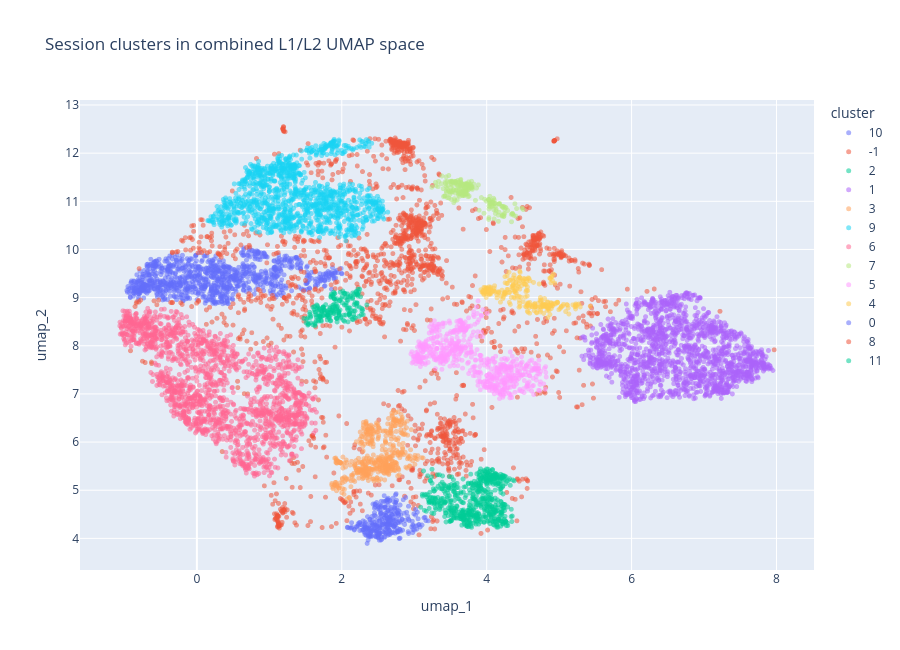

The notebook cell this image was saved under:
### Code cell
session_plot_metadata = (
    ecom_df_filtered
    .groupby(["user_id", "session_id"])
    .agg(session_start=("timestamp", "min"))
    .reset_index()
    .sort_values(["user_id", "session_start", "session_id"])
)
session_plot_metadata["session_order"] = session_plot_metadata.groupby("user_id").cumcount() + 1
session_plot_metadata["n_clustered_sessions"] = session_plot_metadata.groupby("user_id")["session_id"].transform("size")

combined_umap_plot_df = pd.DataFrame({
    "session_id": session_max_unique["session_id"].to_numpy(),
    "umap_1": X_combined_max_umap[:, 0],
    "umap_2": X_combined_max_umap[:, 1],
    "cluster": combined_umap_labels,
})

combined_umap_plot_df = combined_umap_plot_df.merge(
    session_plot_metadata[["user_id", "session_id", "session_order", "n_clustered_sessions"]],
    on="session_id",
    how="left",
)

fig = px.scatter(
    combined_umap_plot_df,
    x="umap_1",
    y="umap_2",
    color=combined_umap_plot_df["cluster"].astype(str),
    hover_data=["user_id", "session_id", "session_order", "n_clustered_sessions"],
    opacity=0.55,
    title="Session clusters in combined L1/L2 UMAP space",
)
fig.update_traces(marker=dict(size=5))
fig.update_layout(width=900, height=650, legend_title_text="cluster")
fig.show()

### Figure 1 — Plotly figure (JSON) as saved in the notebook; plotly's stock layout.template omitted (floating-point values rounded to 4 significant figures; data arrays with more than 128 entries replaced by an {"elided": "..."} marker saying what was removed)
{"data": [{"customdata": {"elided": "998x4 mixed values"}, "hovertemplate": "color=10<br>umap_1=%{x}<br>umap_2=%{y}<br>user_id=%{customdata[0]}<br>session_id=%{customdata[1]}<br>session_order=%{customdata[2]}<br>n_clustered_sessions=%{customdata[3]}<extra></extra>", "legendgroup": "10", "marker": {"color": "#636efa", "opacity": 0.55, "size": 5, "symbol": "circle"}, "mode": "markers", "name": "10", "showlegend": true, "type": "scattergl", "x": {"elided": "998 float values"}, "xaxis": "x", "y": {"elided": "998 float values"}, "yaxis": "y"}, {"customdata": {"elided": "1344x4 mixed values"}, "hovertemplate": "color=-1<br>umap_1=%{x}<br>umap_2=%{y}<br>user_id=%{customdata[0]}<br>session_id=%{customdata[1]}<br>session_order=%{customdata[2]}<br>n_clustered_sessions=%{customdata[3]}<extra></extra>", "legendgroup": "-1", "marker": {"color": "#EF553B", "opacity": 0.55, "size": 5, "symbol": "circle"}, "mode": "markers", "name": "-1", "showlegend": true, "type": "scattergl", "x": {"elided": "1344 float values"}, "xaxis": "x", "y": {"elided": "1344 float values"}, "yaxis": "y"}, {"customdata": {"elided": "582x4 mixed values"}, "hovertemplate": "color=2<br>umap_1=%{x}<br>umap_2=%{y}<br>user_id=%{customdata[0]}<br>session_id=%{customdata[1]}<br>session_order=%{customdata[2]}<br>n_clustered_sessions=%{customdata[3]}<extra></extra>", "legendgroup": "2", "marker": {"color": "#00cc96", "opacity": 0.55, "size": 5, "symbol": "circle"}, "mode": "markers", "name": "2", "showlegend": true, "type": "scattergl", "x": {"elided": "582 float values"}, "xaxis": "x", "y": {"elided": "582 float values"}, "yaxis": "y"}, {"customdata": {"elided": "1699x4 mixed values"}, "hovertemplate": "color=1<br>umap_1=%{x}<br>umap_2=%{y}<br>user_id=%{customdata[0]}<br>session_id=%{customdata[1]}<br>session_order=%{customdata[2]}<br>n_clustered_sessions=%{customdata[3]}<extra></extra>", "legendgroup": "1", "marker": {"color": "#ab63fa", "opacity": 0.55, "size": 5, "symbol": "circle"}, "mode": "markers", "name": "1", "showlegend": true, "type": "scattergl", "x": {"elided": "1699 float values"}, "xaxis": "x", "y": {"elided": "1699 float values"}, "yaxis": "y"}, {"customdata": {"elided": "470x4 mixed values"}, "hovertemplate": "color=3<br>umap_1=%{x}<br>umap_2=%{y}<br>user_id=%{customdata[0]}<br>session_id=%{customdata[1]}<br>session_order=%{customdata[2]}<br>n_clustered_sessions=%{customdata[3]}<extra></extra>", "legendgroup": "3", "marker": {"color": "#FFA15A", "opacity": 0.55, "size": 5, "symbol": "circle"}, "mode": "markers", "name": "3", "showlegend": true, "type": "scattergl", "x": {"elided": "470 float values"}, "xaxis": "x", "y": {"elided": "470 float values"}, "yaxis": "y"}, {"customdata": {"elided": "1269x4 mixed values"}, "hovertemplate": "color=9<br>umap_1=%{x}<br>umap_2=%{y}<br>user_id=%{customdata[0]}<br>session_id=%{customdata[1]}<br>session_order=%{customdata[2]}<br>n_clustered_sessions=%{customdata[3]}<extra></extra>", "legendgroup": "9", "marker": {"color": "#19d3f3", "opacity": 0.55, "size": 5, "symbol": "circle"}, "mode": "markers", "name": "9", "showlegend": true, "type": "scattergl", "x": {"elided": "1269 float values"}, "xaxis": "x", "y": {"elided": "1269 float values"}, "yaxis": "y"}, {"customdata": {"elided": "1766x4 mixed values"}, "hovertemplate": "color=6<br>umap_1=%{x}<br>umap_2=%{y}<br>user_id=%{customdata[0]}<br>session_id=%{customdata[1]}<br>session_order=%{customdata[2]}<br>n_clustered_sessions=%{customdata[3]}<extra></extra>", "legendgroup": "6", "marker": {"color": "#FF6692", "opacity": 0.55, "size": 5, "symbol": "circle"}, "mode": "markers", "name": "6", "showlegend": true, "type": "scattergl", "x": {"elided": "1766 float values"}, "xaxis": "x", "y": {"elided": "1766 float values"}, "yaxis": "y"}, {"customdata": {"elided": "221x4 mixed values"}, "hovertemplate": "color=7<br>umap_1=%{x}<br>umap_2=%{y}<br>user_id=%{customdata[0]}<br>session_id=%{customdata[1]}<br>session_order=%{customdata[2]}<br>n_clustered_sessions=%{customdata[3]}<extra></extra>", "legendgroup": "7", "marker": {"color": "#B6E880", "opacity": 0.55, "size": 5, "symbol": "circle"}, "mode": "markers", "name": "7", "showlegend": true, "type": "scattergl", "x": {"elided": "221 float values"}, "xaxis": "x", "y": {"elided": "221 float values"}, "yaxis": "y"}, {"customdata": {"elided": "637x4 mixed values"}, "hovertemplate": "color=5<br>umap_1=%{x}<br>umap_2=%{y}<br>user_id=%{customdata[0]}<br>session_id=%{customdata[1]}<br>session_order=%{customdata[2]}<br>n_clustered_sessions=%{customdata[3]}<extra></extra>", "legendgroup": "5", "marker": {"color": "#FF97FF", "opacity": 0.55, "size": 5, "symbol": "circle"}, "mode": "markers", "name": "5", "showlegend": true, "type": "scattergl", "x": {"elided": "637 float values"}, "xaxis": "x", "y": {"elided": "637 float values"}, "yaxis": "y"}, {"customdata": {"elided": "248x4 mixed values"}, "hovertemplate": "color=4<br>umap_1=%{x}<br>umap_2=%{y}<br>user_id=%{customdata[0]}<br>session_id=%{customdata[1]}<br>session_order=%{customdata[2]}<br>n_clustered_sessions=%{customdata[3]}<extra></extra>", "legendgroup": "4", "marker": {"color": "#FECB52", "opacity": 0.55, "size": 5, "symbol": "circle"}, "mode": "markers", "name": "4", "showlegend": true, "type": "scattergl", "x": {"elided": "248 float values"}, "xaxis": "x", "y": {"elided": "248 float values"}, "yaxis": "y"}, {"customdata": {"elided": "302x4 mixed values"}, "hovertemplate": "color=0<br>umap_1=%{x}<br>umap_2=%{y}<br>user_id=%{customdata[0]}<br>session_id=%{customdata[1]}<br>session_order=%{customdata[2]}<br>n_clustered_sessions=%{customdata[3]}<extra></extra>", "legendgroup": "0", "marker": {"color": "#636efa", "opacity": 0.55, "size": 5, "symbol": "circle"}, "mode": "markers", "name": "0", "showlegend": true, "type": "scattergl", "x": {"elided": "302 float values"}, "xaxis": "x", "y": {"elided": "302 float values"}, "yaxis": "y"}, {"customdata": {"elided": "315x4 mixed values"}, "hovertemplate": "color=8<br>umap_1=%{x}<br>umap_2=%{y}<br>user_id=%{customdata[0]}<br>session_id=%{customdata[1]}<br>session_order=%{customdata[2]}<br>n_clustered_sessions=%{customdata[3]}<extra></extra>", "legendgroup": "8", "marker": {"color": "#EF553B", "opacity": 0.55, "size": 5, "symbol": "circle"}, "mode": "markers", "name": "8", "showlegend": true, "type": "scattergl", "x": {"elided": "315 float values"}, "xaxis": "x", "y": {"elided": "315 float values"}, "yaxis": "y"}, {"customdata": {"elided": "188x4 mixed values"}, "hovertemplate": "color=11<br>umap_1=%{x}<br>umap_2=%{y}<br>user_id=%{customdata[0]}<br>session_id=%{customdata[1]}<br>session_order=%{customdata[2]}<br>n_clustered_sessions=%{customdata[3]}<extra></extra>", "legendgroup": "11", "marker": {"color": "#00cc96", "opacity": 0.55, "size": 5, "symbol": "circle"}, "mode": "markers", "name": "11", "showlegend": true, "type": "scattergl", "x": {"elided": "188 float values"}, "xaxis": "x", "y": {"elided": "188 float values"}, "yaxis": "y"}], "layout": {"height": 650, "legend": {"title": {"text": "cluster"}, "tracegroupgap": 0}, "title": {"text": "Session clusters in combined L1/L2 UMAP space"}, "width": 900, "xaxis": {"anchor": "y", "domain": [0, 1], "title": {"text": "umap_1"}}, "yaxis": {"anchor": "x", "domain": [0, 1], "title": {"text": "umap_2"}}}}
